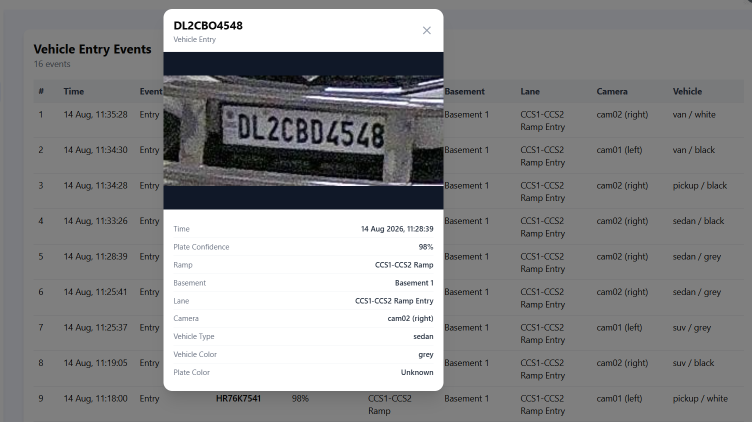
#> input picture livetesting/Capture11.PNG, 1503 x 844 px, given in place of plate4.png, which was not available (shown at 1/2 size)
$ python plate_colour.py livetesting/Capture11.PNG
#> lines starting #> are read from the running program, lines starting #| are printed output that depends on the picture; after the words box and inside, x2 and y2 are one past the last pixel; in counts of white or black regions, pixels touching at a corner belong together; pictures that were not available may be replaced by others from this repository, and a replacement may not be noted
import cv2
import numpy as np
import sys


def detect_plate_color(image_path):
#> called with image_path = 'plate4.png'
    image = cv2.imread(image_path)
#> image is the input picture: shape (844, 1503, 3); mean B, G, R 141.1, 139.7, 139.3

    if image is None:
        raise ValueError(f"Could not read image: {image_path}")

    h, w = image.shape[:2]
#> h = 844; w = 1503

    # Ignore outer edges because they often contain
    # car body, bumper, plate frame, etc.
    roi = image[
        int(h * 0.18): int(h * 0.82),
        int(w * 0.12): int(w * 0.88)
    ]
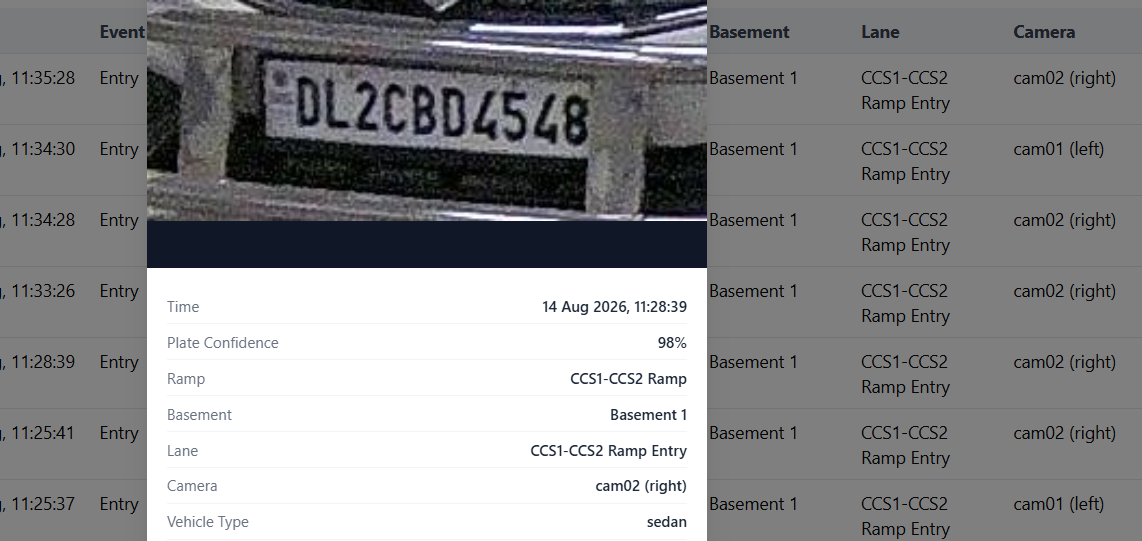
#> roi: shape (541, 1142, 3); mean B, G, R 142.7, 141, 140.6

    # Mild denoising
    roi = cv2.GaussianBlur(roi, (5, 5), 0)

    hsv = cv2.cvtColor(roi, cv2.COLOR_BGR2HSV)
#> hsv: shape (541, 1142, 3); mean H, S, V 40.4, 14.7, 143.3

    H = hsv[:, :, 0]
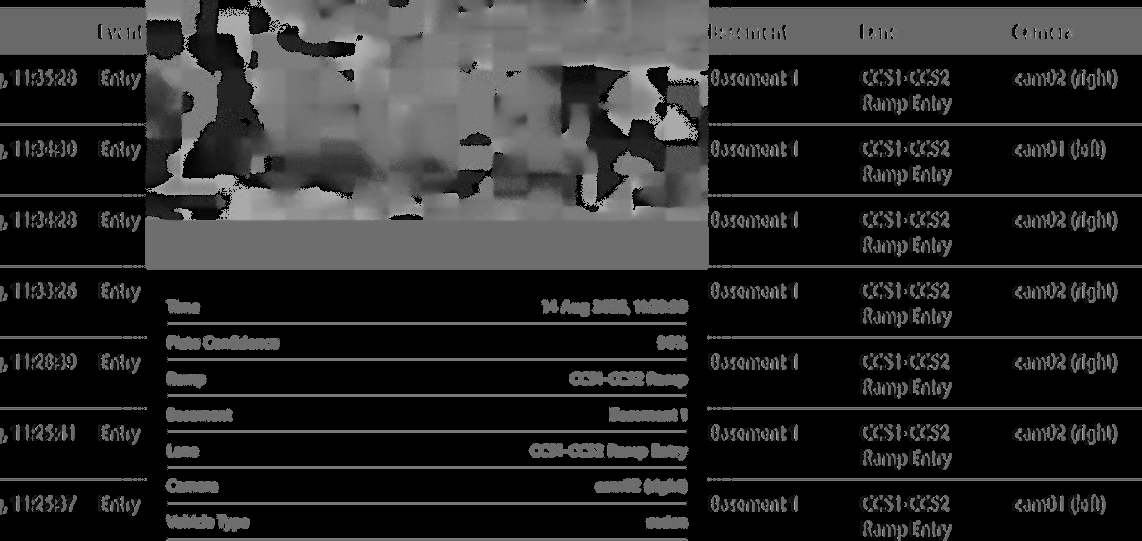
#> H: shape (541, 1142); min 0, max 177, mean 40.4
    S = hsv[:, :, 1]
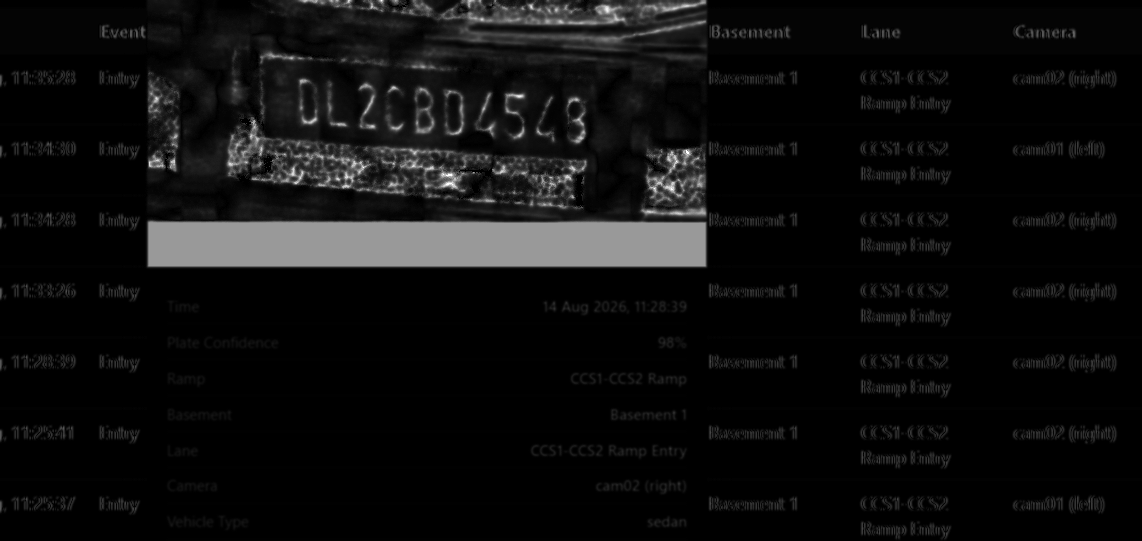
#> S: shape (541, 1142); min 0, max 255, mean 14.7
    V = hsv[:, :, 2]
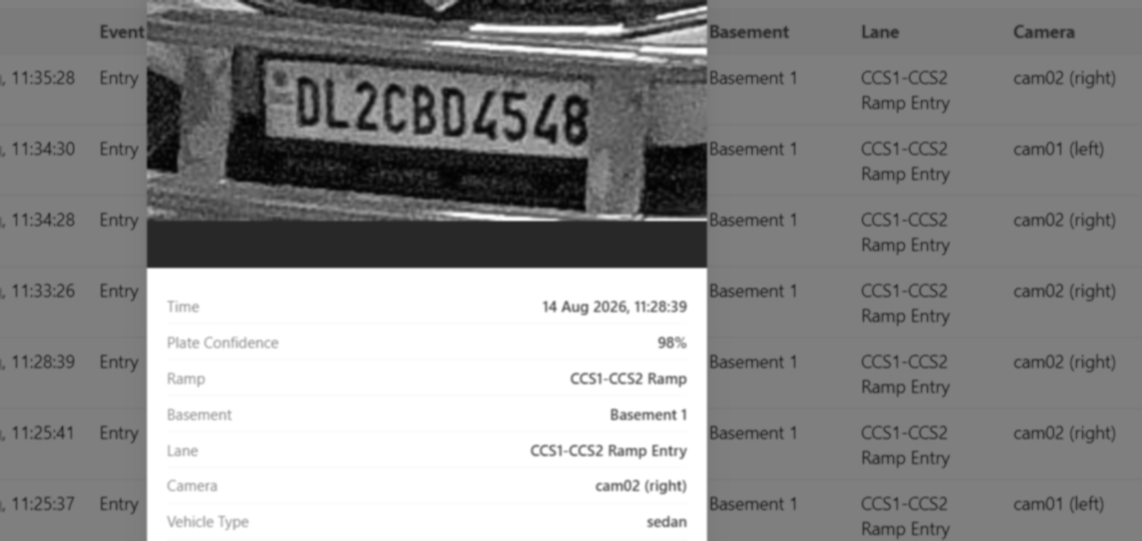
#> V: shape (541, 1142); min 2, max 255, mean 143.3

    total_pixels = roi.shape[0] * roi.shape[1]
#> total_pixels = 617822

    # ----------------------------
    # Define colour masks
    # ----------------------------

    # White / dirty white plate.
    # Threshold is kept slightly relaxed because
    # CCTV / compressed images can make white look grey.
    white_mask = (
        (S < 70) &
        (V > 80)
    )
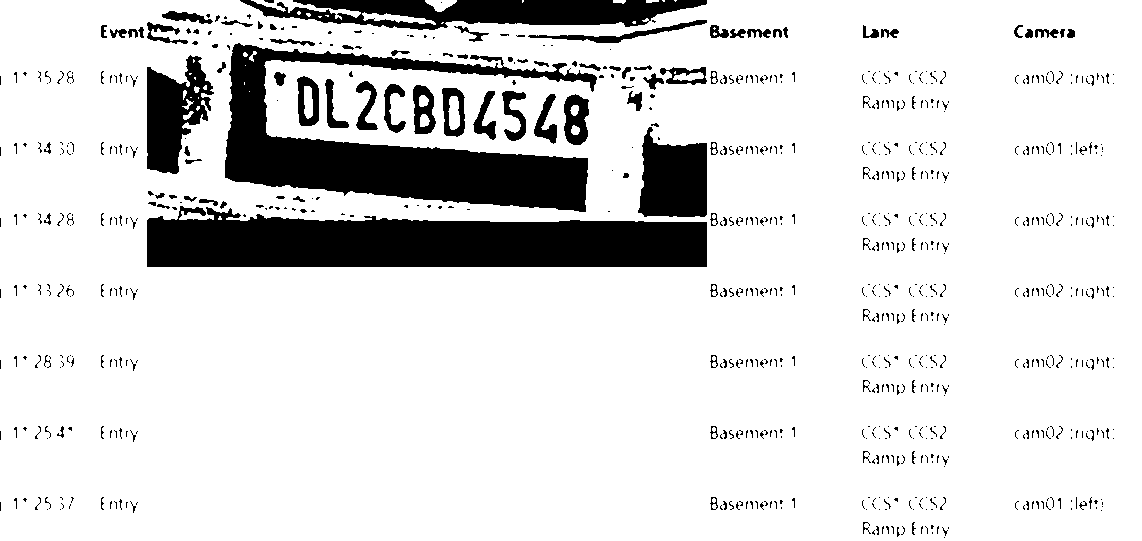
#> white_mask: shape (541, 1142) bool; 85.9% white; 800 black regions (674 under 20 px), largest, box (x1, y1, x2, y2) and area: (147, 206, 707, 267) 26470, (225, 43, 597, 212) 24535, (240, 0, 707, 30) 8575

    # Yellow
    yellow_mask = (
        (H >= 15) &
        (H <= 40) &
        (S > 60) &
        (V > 70)
    )
#> yellow_mask: shape (541, 1142) bool; 0.01% white in thin lines or dots, all inside (x1, y1, x2, y2) = (47, 75, 1097, 534)

    # Green
    green_mask = (
        (H >= 35) &
        (H <= 95) &
        (S > 50) &
        (V > 50)
    )
#> green_mask: shape (541, 1142) bool; 0.01% white in thin lines or dots, all inside (x1, y1, x2, y2) = (231, 85, 240, 102)

    # Blue
    blue_mask = (
        (H >= 90) &
        (H <= 140) &
        (S > 50) &
        (V > 50)
    )
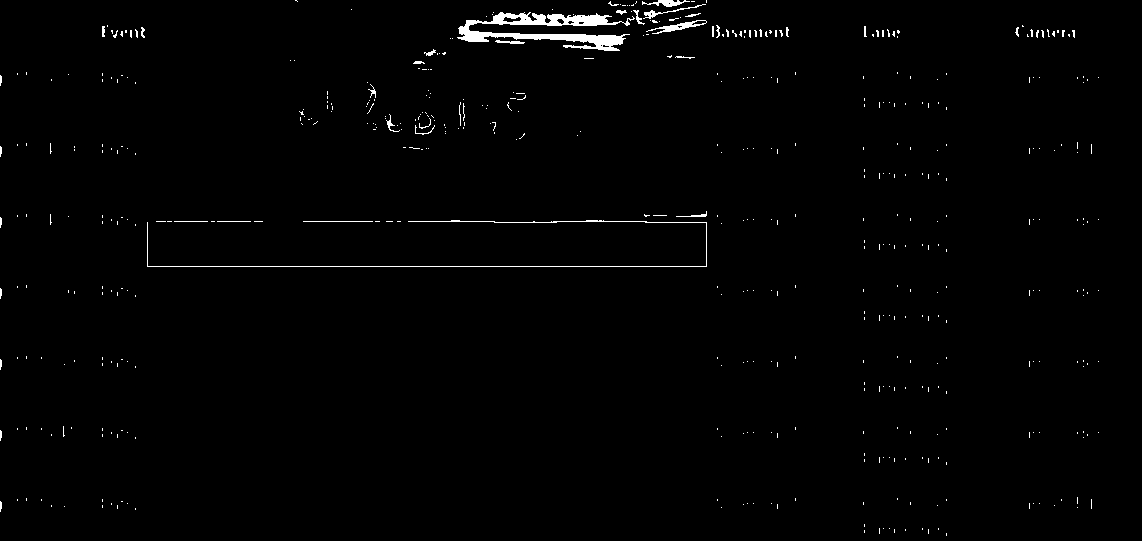
#> blue_mask: shape (541, 1142) bool; 1.1% white; 498 white regions (469 under 20 px), largest, box (x1, y1, x2, y2) and area: (457, 12, 635, 51) 2633, (147, 220, 707, 267) 981, (646, 20, 707, 34) 251

    # Red has two regions in HSV
    red_mask = (
        (
            (H >= 0) &
            (H <= 10)
        )
        |
        (
            (H >= 165) &
            (H <= 179)
        )
    ) & (S > 70) & (V > 50)
#> red_mask: shape (541, 1142) bool; every value is 0

    # Black plate
    black_mask = V < 55
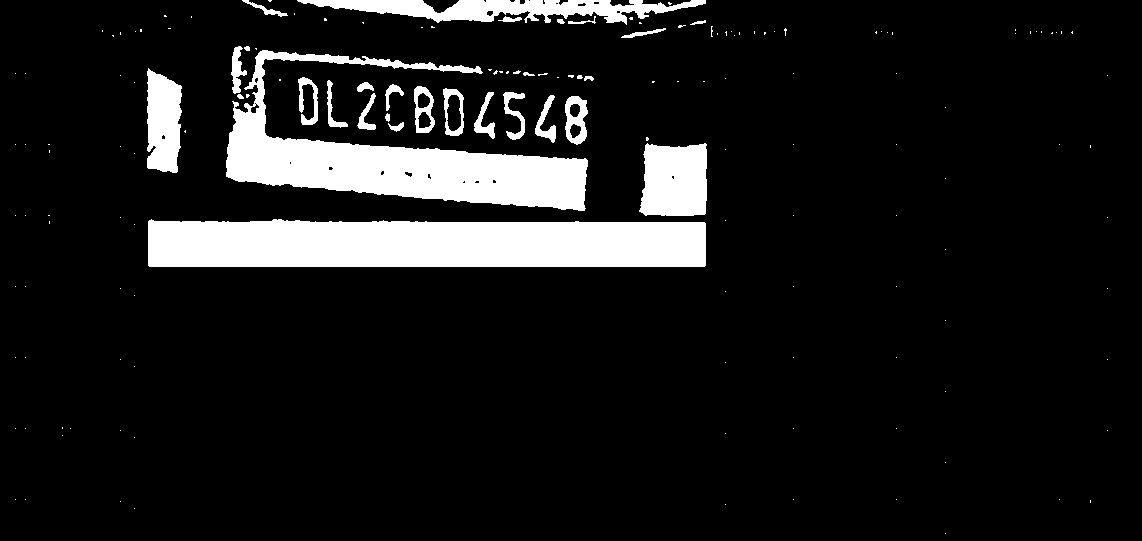
#> black_mask: shape (541, 1142) bool; 10.3% white; 159 white regions (129 under 20 px), largest, box (x1, y1, x2, y2) and area: (148, 219, 706, 267) 25319, (226, 50, 588, 211) 20236, (297, 0, 706, 25) 5103

    scores = {
        "White": np.count_nonzero(white_mask) / total_pixels,
        "Yellow": np.count_nonzero(yellow_mask) / total_pixels,
        "Green": np.count_nonzero(green_mask) / total_pixels,
        "Blue": np.count_nonzero(blue_mask) / total_pixels,
        "Red": np.count_nonzero(red_mask) / total_pixels,
        "Black": np.count_nonzero(black_mask) / total_pixels,
    }
#> scores = {'White': 0.859, 'Yellow': 7.45e-05, 'Green': 6.15e-05, 'Blue': 0.0108, 'Red': 0, 'Black': 0.103}

    detected_color = max(scores, key=scores.get)
#> detected_color = 'White'

    return detected_color, scores


if __name__ == "__main__":

    # [6 lines of commented-out code are left out]
    image_path = "plate4.png"

    color, scores = detect_plate_color(image_path)
#> color = 'White'

    print(f"Plate Colour: {color}")
#| Plate Colour: White

    print("\nColour scores:")

    for name, score in sorted(
        scores.items(),
        key=lambda x: x[1],
        reverse=True
    ):
        print(f"{name:<10}: {score:.2%}")
#> this loop made 6 passes
#> (name, score) on passes 1 to 6: ('White', 0.859), ('Black', 0.103), ('Blue', 0.0108), ('Yellow', 7.45e-05), ('Green', 6.15e-05), ('Red', 0)
#| White     : 85.93%
#| Black     : 10.31%
#| Blue      : 1.08%
#| Yellow    : 0.01%
#| Green     : 0.01%
#| Red       : 0.00%
